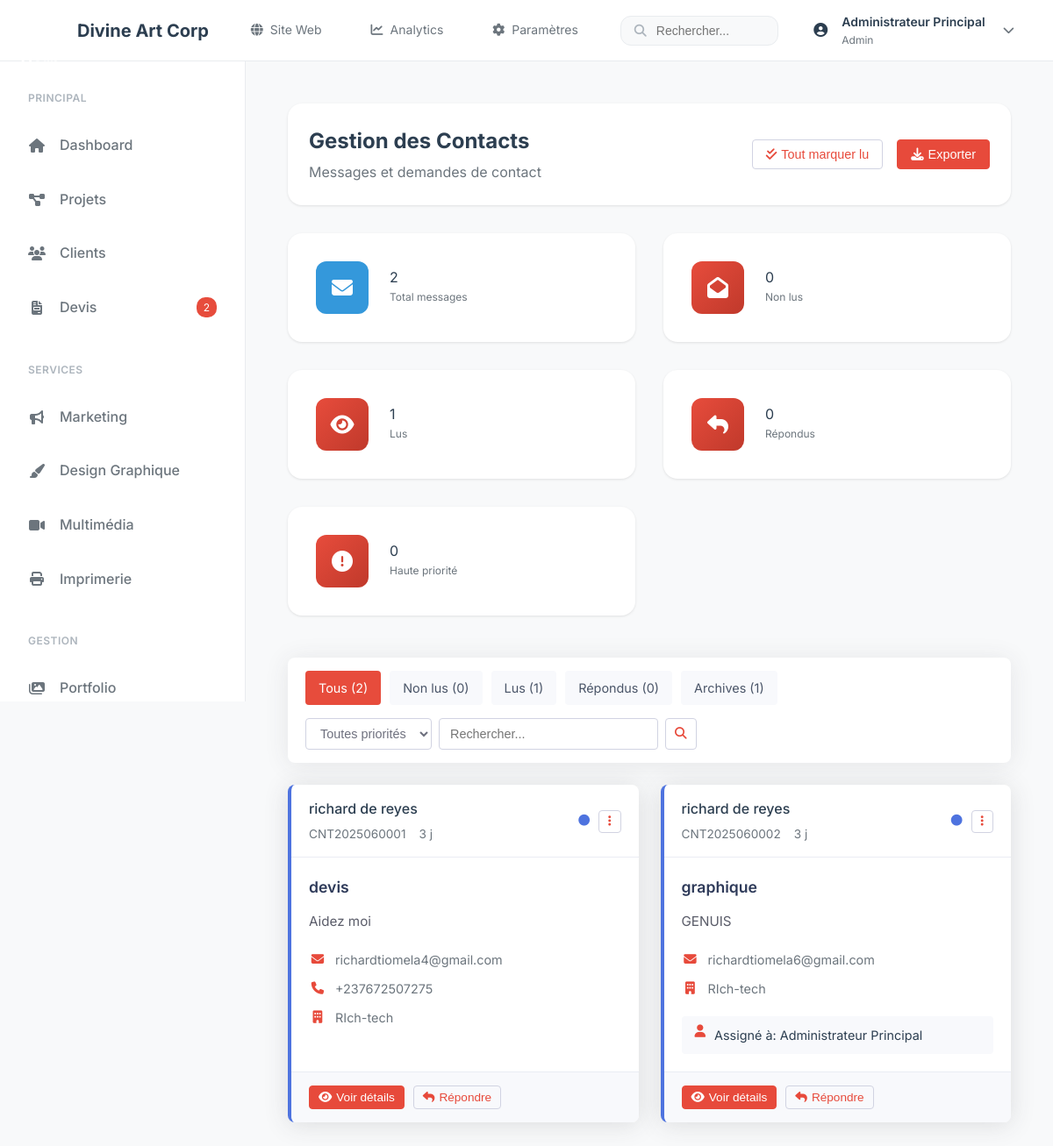
/admin/contacts.php (signed in), run on the app's committed database.
### tables this page shows
CREATE TABLE `contacts` (
  `id` int NOT NULL,
  `numero_contact` varchar(50) NOT NULL,
  `nom` varchar(100) NOT NULL,
  `email` varchar(150) NOT NULL,
  `telephone` varchar(20) DEFAULT NULL,
  `entreprise` varchar(150) DEFAULT NULL,
  `sujet` varchar(255) NOT NULL,
  `message` text NOT NULL,
  `statut` enum('nouveau','lu','repondu','archive') NOT NULL DEFAULT 'nouveau',
  `priorite` enum('basse','normale','haute','urgente') NOT NULL DEFAULT 'normale',
  `notes_admin` text,
  `admin_assigne` int DEFAULT NULL,
  `date_reponse` datetime DEFAULT NULL,
  `ip_address` varchar(45) DEFAULT NULL,
  `user_agent` text,
  `source` varchar(50) DEFAULT 'site_web',
  `date_creation` datetime NOT NULL DEFAULT CURRENT_TIMESTAMP,
  `date_modification` datetime DEFAULT NULL ON UPDATE CURRENT_TIMESTAMP,
  `newsletter` text,
  `rgpd` text
);

### admin/contacts.php (the view, shortened to what the rows shown need)
<?php
require_once '../config/database.php';
require_once '../includes/auth.php';
require_once '../includes/functions.php';
require_once 'header.php';
$db = Database::getInstance();
$conn = $db->getConnection();
$page = (int)($_GET['page'] ?? 1);
$per_page = 15;
$offset = ($page - 1) * $per_page;
$where_conditions = [];
$params = [];
$param_types = '';
$where_clause = !empty($where_conditions) ? "WHERE " . implode(" AND ", $where_conditions) : "";
$contacts_query = "
    SELECT c.*, a.nom as admin_nom
    FROM contacts c
    LEFT JOIN admins a ON c.admin_assigne = a.id
    $where_clause
    ORDER BY
        CASE
            WHEN c.priorite = 'urgente' THEN 1
            WHEN c.priorite = 'haute' THEN 2
            WHEN c.priorite = 'normale' THEN 3
            WHEN c.priorite = 'basse' THEN 4
        END,
        CASE
            WHEN c.statut = 'nouveau' THEN 1
            WHEN c.statut = 'lu' THEN 2
            WHEN c.statut = 'repondu' THEN 3
            WHEN c.statut = 'archive' THEN 4
        END,
        c.date_creation DESC
    LIMIT $per_page OFFSET $offset
";
if (!empty($params)) {
    $stmt = $conn->prepare($contacts_query);
    $stmt->bind_param($param_types, ...$params);
    $stmt->execute();
    $contacts_result = $stmt->get_result();
} else {
    $contacts_result = $conn->query($contacts_query);
}
$contacts_list = [];
while ($row = $contacts_result->fetch_assoc()) {
    $contacts_list[] = $row;
}
?>
<main class="admin-main">
    <div class="section-header">
        <div class="section-title">
            <h2>Gestion des Contacts</h2>
        </div>
    </div>
    <div class="contacts-list">
        <?php if (empty($contacts_list)): ?>
            <div class="empty-state">
                <i class="fas fa-envelope"></i>
                <h3>Aucun message trouvé</h3>
                <p>Aucun message ne correspond à vos critères.</p>
            </div>
        <?php else: ?>
            <div class="contacts-grid">
                <?php foreach ($contacts_list as $contact): ?>
                    <div class="contact-card <?php echo $contact['statut']; ?> priority-<?php echo $contact['priorite']; ?>">
                        <div class="contact-header">
                            <div class="contact-info">
                                <div class="contact-name">
                                    <?php echo htmlspecialchars($contact['nom']); ?>
                                </div>
                                <div class="contact-meta">
                                    <span class="contact-number"><?php echo htmlspecialchars($contact['numero_contact']); ?></span>
                                    <span class="contact-date"><?php echo time_ago($contact['date_creation']); ?></span>
                                </div>
                            </div>
                            <div class="contact-actions">
                                <div class="priority-indicator priority-<?php echo $contact['priorite']; ?>"
                                     title="Priorité <?php echo $contact['priorite']; ?>">
                                    <i class="fas fa-circle"></i>
                                </div>
                                <div class="dropdown">
                                    <button class="btn btn-sm btn-outline dropdown-toggle">
                                        <i class="fas fa-ellipsis-v"></i>
                                    </button>
                                </div>
                            </div>
                        </div>
                        <div class="contact-content">
                            <div class="contact-subject">
                                <?php echo htmlspecialchars($contact['sujet']); ?>
                            </div>
                            <div class="contact-message">
                                <?php echo nl2br(htmlspecialchars(truncate_text($contact['message'], 200))); ?>
                            </div>
                            <div class="contact-details">
                                <div class="contact-detail">
                                    <i class="fas fa-envelope"></i>
                                    <span><?php echo htmlspecialchars($contact['email']); ?></span>
                                </div>
                                <?php if ($contact['telephone']): ?>
                                    <div class="contact-detail">
                                        <i class="fas fa-phone"></i>
                                        <span><?php echo htmlspecialchars($contact['telephone']); ?></span>
                                    </div>
                                <?php endif; ?>
                                <?php if ($contact['entreprise']): ?>
                                    <div class="contact-detail">
                                        <i class="fas fa-building"></i>
                                        <span><?php echo htmlspecialchars($contact['entreprise']); ?></span>
                                    </div>
                                <?php endif; ?>
                            </div>
                            <?php if ($contact['admin_nom']): ?>
                                <div class="contact-assigned">
                                    <i class="fas fa-user"></i>
                                    Assigné à: <?php echo htmlspecialchars($contact['admin_nom']); ?>
                                </div>
                            <?php endif; ?>
                        </div>
                        <div class="contact-footer">
                            <button class="btn btn-sm btn-primary" onclick="viewContact(<?php echo $contact['id']; ?>)">
                                <i class="fas fa-eye"></i>
                                Voir détails
                            </button>
                            <button class="btn btn-sm btn-outline" onclick="replyToContact(<?php echo $contact['id']; ?>)">
                                <i class="fas fa-reply"></i>
                                Répondre
                            </button>
                        </div>
                    </div>
                <?php endforeach; ?>
            </div>
        <?php endif; ?>
    </div>
</main>

### admin/header.php (shortened to what the rows shown need)
<?php
require_once '../config/database.php';
require_once '../includes/auth.php';
$current_page = basename($_SERVER['PHP_SELF']);
$auth = new Auth();
$current_user = $auth->getCurrentUser();
$user_name = $current_user ? $current_user['nom'] : 'Admin';
?>
<!DOCTYPE html>
<html lang="fr">
<head>
    <link href="https://cdnjs.cloudflare.com/ajax/libs/font-awesome/6.4.0/css/all.min.css" rel="stylesheet">
    <link rel="stylesheet" href="../assets/css/admin.css">
</head>
<body class="admin-body">
<?php if ($current_page !== 'login.php'): ?>
    <header class="admin-header">
        <div class="admin-header-content">
            <div class="admin-brand">
                <div class="admin-logo">
                    <img src="../assets/images/Logo.svg" alt="Divine Art Corp">
                </div>
                <span class="admin-brand-text">Divine Art Corp</span>
            </div>
            <nav class="admin-header-nav ">
                <a href="../index.php" class="nav-link" target="_blank">
                    <i class="fas fa-globe"></i>
                    <span>Site Web</span>
                </a>
                <a href="#" class="nav-link">
                    <i class="fas fa-chart-line"></i>
                    <span>Analytics</span>
                </a>
                <a href="settings.php" class="nav-link">
                    <i class="fas fa-cog"></i>
                    <span>Paramètres</span>
                </a>
            </nav>
            <div class="admin-search hidden-mobile">
                <div class="search-container">
                    <i class="fas fa-search search-icon"></i>
                    <input type="text" placeholder="Rechercher..." class="search-input" id="globalSearch">
                </div>
            </div>
            <div class="admin-user-actions">
                <div class="user-menu" id="userMenu">
                    <div class="user-avatar" id="">
                        <i class="fas fa-user-circle"></i>
                    </div>
                    <div class="user-info " id="">
                        <span class="user-name"><?php echo htmlspecialchars($user_name); ?></span>
                        <span class="user-role"><?php echo ucfirst($current_user['role'] ?? 'Administrateur'); ?></span>
                    </div>
                    <button class="user-dropdown-btn" id="userDropdownBtn" aria-label="User menu">
                        <i class="fas fa-chevron-down"></i>
                    </button>
                </div>
            </div>
        </div>
    </header>
    <div class="admin-layout">
<?php endif; ?>

### data on the page
contacts: nom "richard de reyes", numero_contact "CNT2025060001", date_creation "3 j", sujet "devis", message "Aidez moi", email "richardtiomela4@gmail.com", telephone "+237672507275", entreprise "RIch-tech"
contacts: nom "richard de reyes", numero_contact "CNT2025060002", date_creation "3 j", sujet "graphique", message "GENUIS", email "richardtiomela6@gmail.com", entreprise "RIch-tech", admin_assigne.nom "Administrateur Principal"

### other printed values
$user_name "Administrateur Principal"
$current_user['role'] "Admin"
$section['title'] "PRINCIPAL"
$item['text'] "Dashboard"
$item['text'] "Projets"
$item['text'] "Clients"
$item['text'] "Devis"
$item['badge'] "2"
$section['title'] "SERVICES"
$item['text'] "Marketing"
$item['text'] "Design Graphique"
$item['text'] "Multimédia"
$item['text'] "Imprimerie"
$section['title'] "GESTION"
$item['text'] "Portfolio"
